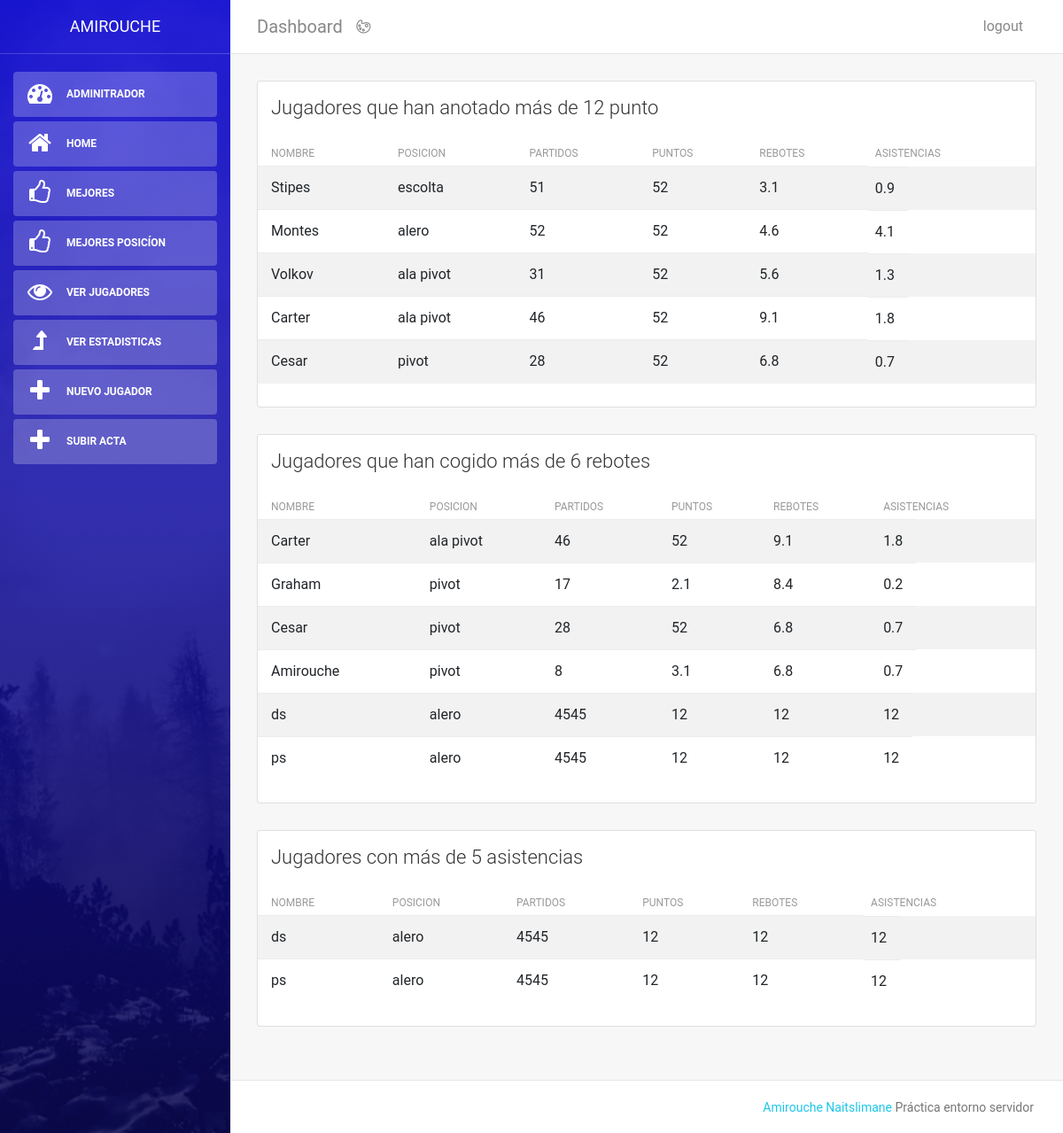
The page /jugadores/mejores (signed in) on the database its author committed.
### tables this page shows
CREATE TABLE `jugadores` (
  `id` int(11) NOT NULL,
  `nombre` varchar(255) NOT NULL,
  `posicion` enum('base','escolta','alero','ala pivot','pivot') NOT NULL,
  `partidos` int(11) NOT NULL,
  `puntos` float NOT NULL,
  `rebotes` float NOT NULL,
  `asistencias` float NOT NULL
);

### application/core/View.php (called while the page is built, shortened)
<?php
class View
{
    protected $layout = 'layout';
    public function __construct($layout="default") {
        $this->layout = $layout;
    }
    public function render($view,$data = array()) {
        extract($data);
        $view = APP.'view/'.$view.'.php';
        require($view);
        $content = ob_get_clean();
        require APP.'view/layout/'.$this->layout.'.php';
    }
}

### application/controller/jugadores.php (called while the page is built, shortened)
<?php
class Jugadores extends Controller
{
    protected $jugador;
    function __construct()
    {
        $this->jugador = $this->loadModel('jugadore');
    }
    public function mejores()
    {
       $this->view->render('jugadores/mejores',
           array(
           'puntos'=>$this->jugador->get_mejores('puntos',12),
           'rebotes'=>$this->jugador->get_mejores('rebotes',6),
           'asistencias'=>$this->jugador->get_mejores('asistencias',5)
       )
       );
    }
}

### public/index.php (called while the page is built, shortened)
<?php
require APP . 'core/application.php';
require APP . 'core/controller.php';
require APP . 'core/Database.php';
require APP . 'core/Model.php';
$app = new Application();

### application/core/Model.php (called while the page is built, shortened)
<?php
class Model
{
public function __construct()
{
    $this->db = Database::getInstance();
}
}

### application/core/Database.php (called while the page is built, shortened)
<?php
class Database extends \mysqli{
    private static $instance;
    public static function getInstance() {
        if (!self::$instance instanceof Database) {
            self::$instance = new Database();
        }
        return self::$instance;
    }
}

### application/model/jugadore_model.php (called while the page is built, shortened)
<?php
class jugadore extends Model
{
    public function get_mejores($where, $number)
    {
        $sql = "SELECT * "
            . "FROM jugadores "
            . "WHERE {$where} > ? ";
        $query = $this->db->prepare($sql);
        $query->bind_param("i", $number);
        $query->execute();
        $result = $query->get_result();
        $players = array();
        while ($player = $result->fetch_object()) {
            $players[] = $player;
        }
        return $players;
    }
}

### application/core/controller.php (called while the page is built, shortened)
<?php
class Controller
{
    function __construct()
    {
        $this->view = $this->loadView();
    }
    public function loadModel($model)
    {
        return new $model;
    }
    public function loadView()
    {
        require_once APP . 'core/View.php';
        return new View();
    }
}

### application/view/jugadores/mejores.php (the view)
<div class="col-md-12">
    <?php if(empty($puntos)): ?>
        <div class="card-header ">
            <h4 class="card-title">No existen registros de jugadores con más de 12 puntos</h4>
        </div>
    <?php else:?>
        <div class="card strpied-tabled-with-hover">
            <div class="card-header ">
                <h4 class="card-title">Jugadores que han anotado más de 12 punto</h4>
            </div>
            <div class="card-body table-full-width table-responsive">
                <table class="table table-hover table-striped">
                    <thead>
                    <th>Nombre</th>
                    <th>Posicion</th>
                    <th>Partidos</th>
                    <th>Puntos</th>
                    <th>Rebotes</th>
                    <th>Asistencias</th>
                    </thead>
                    <tbody>
                    <?php foreach ($puntos as $punto):?>
                        <tr>
                            <td><?= $punto->nombre; ?></td>
                            <td><?= $punto->posicion; ?></td>
                            <td><?= $punto->partidos; ?></td>
                            <td><?= $punto->puntos; ?></td>
                            <td><?= $punto->rebotes; ?></td>
                            <td><?= $punto->asistencias; ?></td>
                        </tr>
                    <?php endforeach; ?>
                    </tbody>
                </table>
            </div>
        </div>
    <?php endif;?>
    <?php if(empty($rebotes)): ?>
        <div class="card-header ">
            <h4 class="card-title">No existen registros de jugadores con más de 6 rebotes</h4>
        </div>
    <?php else:?>
        <div class="card strpied-tabled-with-hover">
            <div class="card-header ">
                <h4 class="card-title">Jugadores que han cogido más de 6 rebotes</h4>
            </div>
            <div class="card-body table-full-width table-responsive">
                <table class="table table-hover table-striped">
                    <thead>
                    <th>Nombre</th>
                    <th>Posicion</th>
                    <th>Partidos</th>
                    <th>Puntos</th>
                    <th>Rebotes</th>
                    <th>Asistencias</th>
                    </thead>
                    <tbody>
                    <?php foreach ($rebotes as $rebote):?>
                        <tr>
                            <td><?= $rebote->nombre; ?></td>
                            <td><?= $rebote->posicion; ?></td>
                            <td><?= $rebote->partidos; ?></td>
                            <td><?= $rebote->puntos; ?></td>
                            <td><?= $rebote->rebotes; ?></td>
                            <td><?= $rebote->asistencias; ?></td>
                        </tr>
                    <?php endforeach; ?>
                    </tbody>
                </table>
            </div>
        </div>
    <?php endif;?>
    <?php if(empty($asistencias)): ?>
        <div class="card-header ">
            <h4 class="card-title">No existen registros de jugadores con  más de 5 asistencias</h4>
        </div>
    <?php else:?>
        <div class="card strpied-tabled-with-hover">
            <div class="card-header ">
                <h4 class="card-title">Jugadores con  más de 5 asistencias</h4>
            </div>
            <div class="card-body table-full-width table-responsive">
                <table class="table table-hover table-striped">
                    <thead>
                    <th>Nombre</th>
                    <th>Posicion</th>
                    <th>Partidos</th>
                    <th>Puntos</th>
                    <th>Rebotes</th>
                    <th>Asistencias</th>
                    </thead>
                    <tbody>
                    <?php foreach ($asistencias as $asistencia):?>
                        <tr>
                            <td><?= $asistencia->nombre; ?></td>
                            <td><?= $asistencia->posicion; ?></td>
                            <td><?= $asistencia->partidos; ?></td>
                            <td><?= $asistencia->puntos; ?></td>
                            <td><?= $asistencia->rebotes; ?></td>
                            <td><?= $asistencia->asistencias; ?></td>
                        </tr>
                    <?php endforeach; ?>
                    </tbody>
                </table>
            </div>
        </div>
    <?php endif;?>
</div>

### application/core/application.php (shortened to what this page needs)
<?php
class Application
{
    private $url_controller = null;
    private $url_action = null;
    private $url_params = array();
    public function __construct()
    {
        if (!$this->url_controller) {
            require APP . 'controller/home.php';
            $page = new Home();
            $page->index();
        } elseif (file_exists(APP . 'controller/' . $this->url_controller . '.php')) {
            $this->url_controller = new $this->url_controller();
            if (method_exists($this->url_controller, $this->url_action)) {
                if (!empty($this->url_params)) {
                    call_user_func_array(array($this->url_controller, $this->url_action), $this->url_params);
                } else {
                    $this->url_controller->{$this->url_action}();
                }
            }
        } else {
            header('location: ' . URL . 'problem');
        }
    }
    private function splitUrl()
    {
        if (isset($_GET['url'])) {
            $url = trim($_GET['url'], '/');
            $url = filter_var($url, FILTER_SANITIZE_URL);
            $url = explode('/', $url);
            $this->url_controller = isset($url[0]) ? $url[0] : null;
            $this->url_action = isset($url[1]) ? $url[1] : null;
            unset($url[0], $url[1]);
            $this->url_params = array_values($url);
        }
    }
}

### application/view/layout/default.php (shortened to what this page needs)
<!DOCTYPE html>
<html lang="en">
<head>
		<link rel="stylesheet" href="https://maxcdn.bootstrapcdn.com/font-awesome/latest/css/font-awesome.min.css" />
		<link href="<?php echo URL; ?>assets/css/bootstrap.min.css" rel="stylesheet" />
		<link href="<?php echo URL; ?>assets/css/light-bootstrap-dashboard.css?v=2.0.1" rel="stylesheet" />
		<link href="https://maxcdn.bootstrapcdn.com/font-awesome/4.7.0/css/font-awesome.min.css" rel="stylesheet">
		<link href="<?php echo URL; ?>assets/css/demo.css" rel="stylesheet" />
</head>
<body>
<div class="wrapper">
    <?php if (isset($_SESSION['user'])):?>
				<div class="sidebar" data-image="assets/img/sidebar-5.jpg">
						<div class="sidebar-wrapper">
								<div class="logo">
										<a href="" class="simple-text">
												Amirouche
										</a>
								</div>
								<ul class="nav">
										<li class="nav-item active disabled">
												<a class="nav-link " href="" >
														<i class="fa fa-tachometer" aria-hidden="true"></i>
														<p>Adminitrador</p>
												</a>
										</li>
										<li class="nav-item active">
												<a class="nav-link" href="<?php echo URL; ?>">
														<i class="fa fa-home" aria-hidden="true"></i>
														<p>Home</p>
												</a>
										</li>
										<li class="nav-item active">
												<a class="nav-link" href="<?php echo URL; ?>jugadores/mejores">
														<i class="fa fa-thumbs-o-up" aria-hidden="true"></i>
														<p>Mejores</p>
												</a>
										</li>
										<li class="nav-item active">
												<a class="nav-link" href="<?php echo URL; ?>jugadores/posicion">
														<i class="fa fa-thumbs-o-up" aria-hidden="true"></i>
														<p>Mejores posicíon </p>
												</a>
										</li>
										<li class="nav-item active">
												<a class="nav-link" href="<?php echo URL; ?>jugadores/ver_jugadores">
														<i class="fa fa-eye" aria-hidden="true"></i>
														<p>Ver Jugadores </p>
												</a>
										</li>
										<li class="nav-item active">
												<a class="nav-link" href="<?php echo URL; ?>jugadores/ver_estadisticas">
														<i class="fa fa-level-up" aria-hidden="true"></i>
														<p>Ver Estadisticas </p>
												</a>
										</li>
										<li class="nav-item active">
												<a class="nav-link" href="<?php echo URL; ?>jugadores/add_jugador">
														<i class="fa fa-plus" aria-hidden="true"></i>
														<p>Nuevo Jugador</p>
												</a>
										</li>
										<li class="nav-item active">
												<a class="nav-link" href="<?php echo URL; ?>acta/index">
														<i class="fa fa-plus" aria-hidden="true"></i>
														<p>Subir acta</p>
												</a>
										</li>
								</ul>
						</div>
				</div>
    <?php endif;?>
		<div class="main-panel">
				<nav class="navbar navbar-expand-lg " color-on-scroll="500">
						<div class=" container-fluid  ">
								<a class="navbar-brand" href="<?php echo URL; ?>"> Dashboard </a>
								<div class="collapse navbar-collapse justify-content-end" id="navigation">
										<ul class="nav navbar-nav mr-auto">
												<li class="nav-item">
														<a href="#" class="nav-link" data-toggle="dropdown">
																<i class="nc-icon nc-palette"></i>
														</a>
												</li>
										</ul>
										<ul class="navbar-nav ml-auto">
												<li class="nav-item">
                            <?php if(isset($_SESSION['user'])): ?>
																<a class="nav-link" href="<?php echo URL; ?>user/logout">
																		<span class="no-icon">logout</span>
																</a>
                            <?php else: ?>
																<a class="nav-link" href="<?php echo URL; ?>user">
																		<span class="no-icon">login</span>
																</a>
                            <?php endif;?>
												</li>
										</ul>
								</div>
						</div>
				</nav>
				<div class="content">
						<div class="container-fluid">
								<div class="row">
                    <?= $content ;?>
								</div>
						</div>
				</div>
				<footer class="footer">
						<div class="container">
								<p class="copyright text-center">
										<a href="">Amirouche Naitslimane </a>Práctica entorno servidor
								</p>
						</div>
				</footer>
		</div>
</div>
</body>
</html>

### rows shown on the page
jugadores: nombre "Stipes", posicion "escolta", partidos "51", puntos "52", rebotes "3.1", asistencias "0.9"
jugadores: nombre "Montes", posicion "alero", partidos "52", puntos "52", rebotes "4.6", asistencias "4.1"
jugadores: nombre "Volkov", posicion "ala pivot", partidos "31", puntos "52", rebotes "5.6", asistencias "1.3"
jugadores: nombre "Carter", posicion "ala pivot", partidos "46", puntos "52", rebotes "9.1", asistencias "1.8"
jugadores: nombre "Cesar", posicion "pivot", partidos "28", puntos "52", rebotes "6.8", asistencias "0.7"
jugadores: nombre "Graham", posicion "pivot", partidos "17", puntos "2.1", rebotes "8.4", asistencias "0.2"
jugadores: nombre "Amirouche", posicion "pivot", partidos "8", puntos "3.1", rebotes "6.8", asistencias "0.7"
jugadores: nombre "ds", posicion "alero", partidos "4545", puntos "12", rebotes "12", asistencias "12"
jugadores: nombre "ps", posicion "alero", partidos "4545", puntos "12", rebotes "12", asistencias "12"
